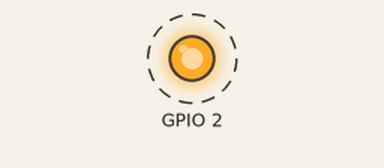
This sketch was run on a simulated ESP32. On the bench: output pins drawn as LEDs (lit = HIGH). Dashed ring = blinking. WiFi joins after 1.5 s; servers stay silent unless stated; what the sketch prints to the serial monitor is not drawn.

Above: at 1.62 s.
Timing chart, 0 to 4.5 s (numbered marks = the images above):
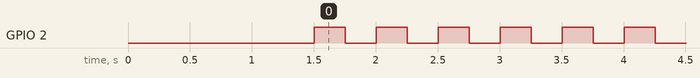

The sketch:

BasicOTA.ino
```cpp
// (licence header left out)
//     http://www.apache.org/licenses/LICENSE-2.0
//
// Unless required by applicable law or agreed to in writing, software
// distributed under the License is distributed on an "AS IS" BASIS,
// WITHOUT WARRANTIES OR CONDITIONS OF ANY KIND, either express or implied.
// See the License for the specific language governing permissions and
// limitations under the License.

#include <Arduino.h>
#include <WiFi.h>
#include <ESPmDNS.h>
#include <WiFiUdp.h>
#include <ArduinoOTA.h>

const char *ssid = "ayam goreng";
const char *password = "12345678";
uint32_t last_ota_time = 0;

void setup() {
  pinMode(2, OUTPUT);
  Serial.begin(115200);
  Serial.println("Booting");
  WiFi.mode(WIFI_STA);
  WiFi.begin(ssid, password);
  while (WiFi.waitForConnectResult() != WL_CONNECTED) {
    Serial.println("Connection Failed! Rebooting...");
    delay(5000);
    ESP.restart();
  }


  // Port defaults to 3232
  // ArduinoOTA.setPort(3232);

  // Hostname defaults to esp3232-[MAC]
  // ArduinoOTA.setHostname("myesp32");

  // Password can be set with plain text (will be hashed internally)
  // The authentication uses PBKDF2-HMAC-SHA256 with 10,000 iterations
  ArduinoOTA.setPassword("admin");

  // Or set password with pre-hashed value (SHA256 hash of "admin")
  // SHA256(admin) = 8c6976e5b5410415bde908bd4dee15dfb167a9c873fc4bb8a81f6f2ab448a918
  // ArduinoOTA.setPasswordHash("8c6976e5b5410415bde908bd4dee15dfb167a9c873fc4bb8a81f6f2ab448a918");

  ArduinoOTA
    .onStart([]() {
      String type;
      if (ArduinoOTA.getCommand() == U_FLASH) {
        type = "sketch";
      } else {  // U_SPIFFS
        type = "filesystem";
      }

      // NOTE: if updating SPIFFS this would be the place to unmount SPIFFS using SPIFFS.end()
      Serial.println("Start updating " + type);
    })
    .onEnd([]() {
      Serial.println("\nEnd");
    })
    .onProgress([](unsigned int progress, unsigned int total) {
      if (millis() - last_ota_time > 500) {
        Serial.printf("Progress: %u%%\n", (progress / (total / 100)));
        last_ota_time = millis();
      }
    })
    .onError([](ota_error_t error) {
      Serial.printf("Error[%u]: ", error);
      if (error == OTA_AUTH_ERROR) {
        Serial.println("Auth Failed");
      } else if (error == OTA_BEGIN_ERROR) {
        Serial.println("Begin Failed");
      } else if (error == OTA_CONNECT_ERROR) {
        Serial.println("Connect Failed");
      } else if (error == OTA_RECEIVE_ERROR) {
        Serial.println("Receive Failed");
      } else if (error == OTA_END_ERROR) {
        Serial.println("End Failed");
      }
    });

  ArduinoOTA.begin();

  Serial.println("Ready");
  Serial.print("IP address: ");
  Serial.println(WiFi.localIP());

}

void loop() {
  ArduinoOTA.handle();
  digitalWrite(2, HIGH);
  delay(250);
  digitalWrite(2, LOW);
  delay(250);

}
```

Measured:
- by itself, GPIO 2: alternates HIGH for 0.25 s and LOW for 0.25 s
